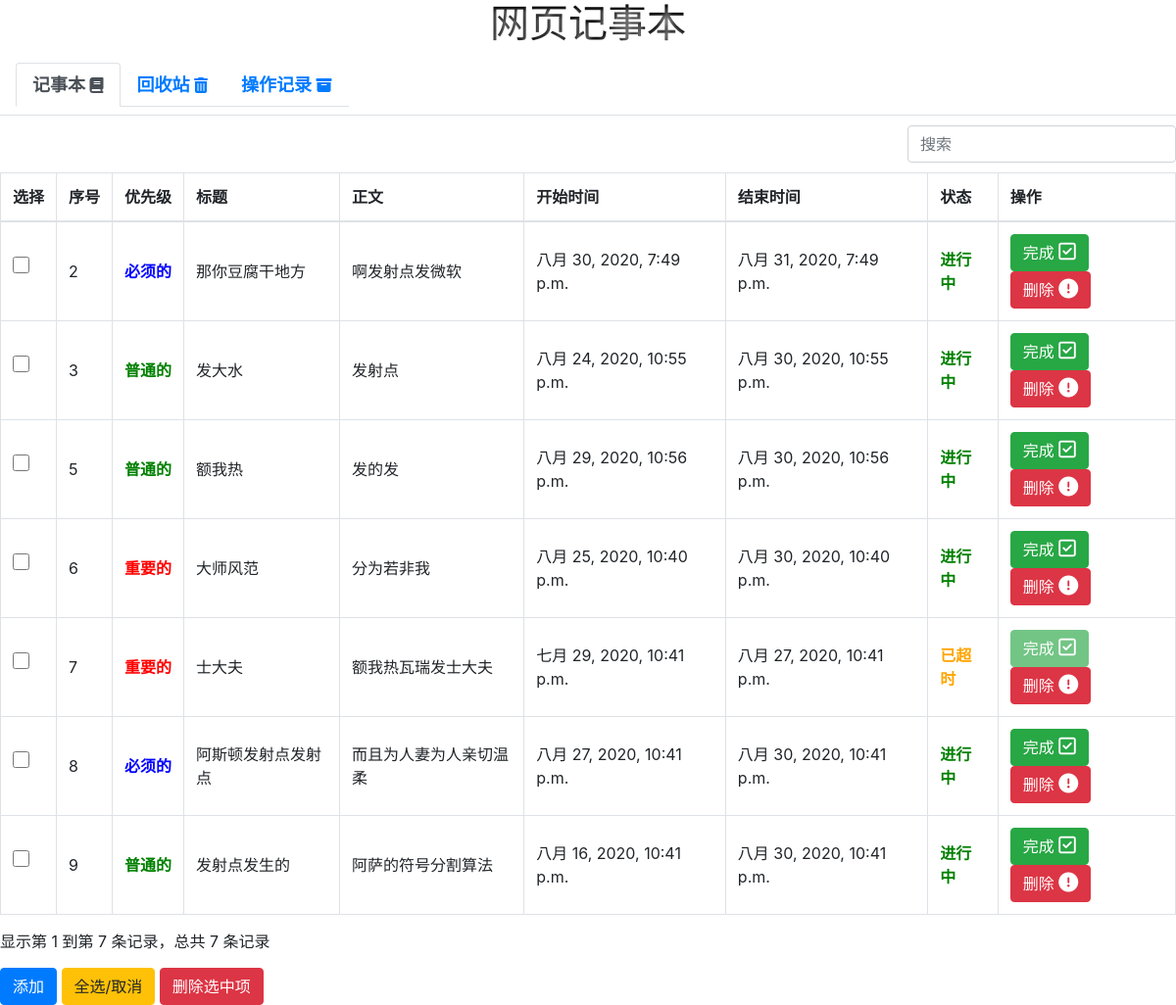
Page /app/ on the earlier database version.
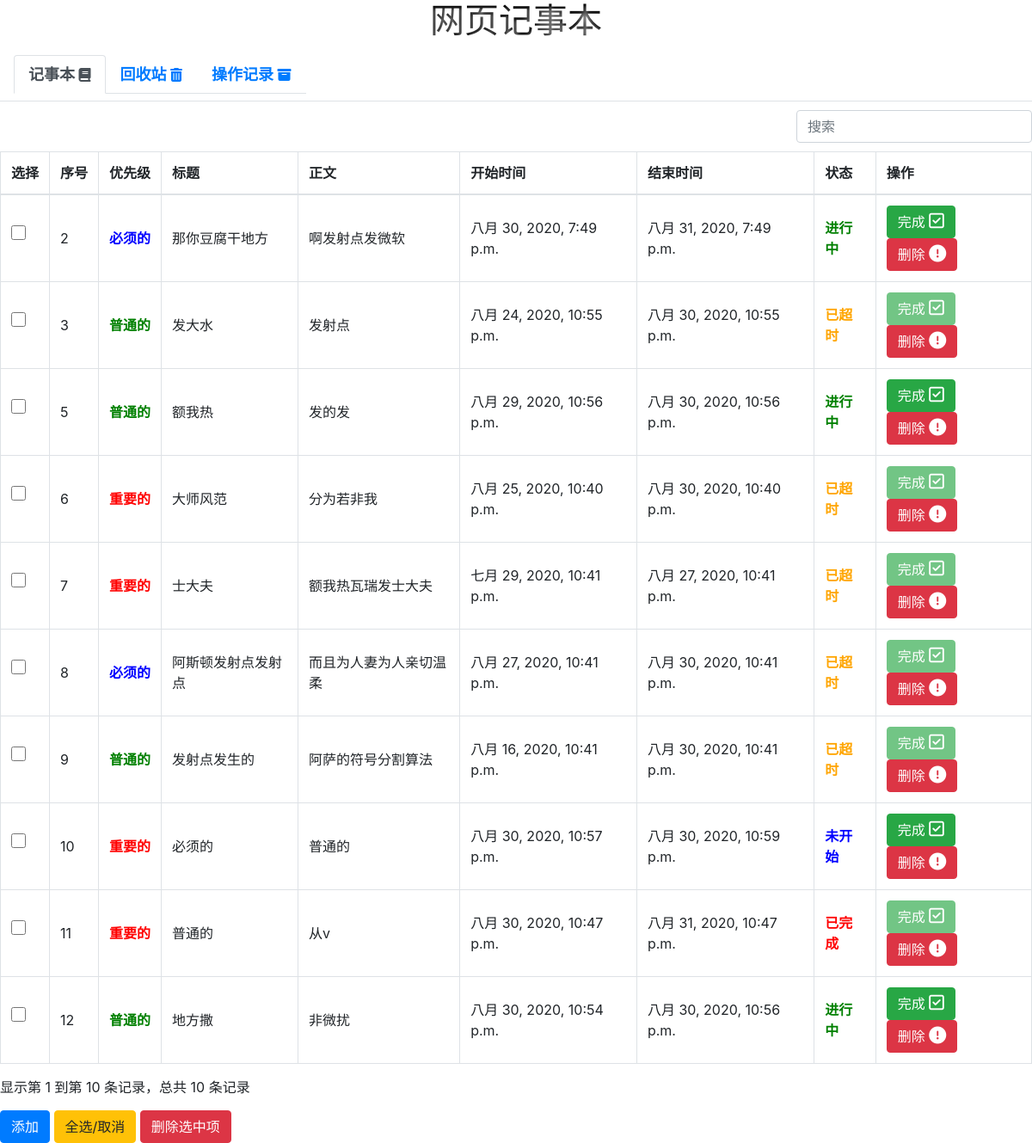
Same page on the later database version.
### app/models.py (models this page shows)
class Note(models.Model):
    choices = (
        ('U', 'Underway'),
        ('F', 'Finish'),
        ('D', 'Deleted'),
        ('O', 'Overtime'),
        ('P', 'Plan')
    )
    """
    记事的重要性
    """
    rank = (
        ('I','Important'),
        ('C','Common'),
        ('N','Necessary')
    )
    title = models.CharField(verbose_name='标题', max_length=5)
    text = models.TextField(verbose_name='内容', max_length=20)
    start_time = models.DateTimeField(verbose_name='开始时间')
    end_time = models.DateTimeField(verbose_name='结束时间')
    grade = models.CharField(verbose_name='等级',default='C',choices=rank,max_length=1)
    status = models.CharField(verbose_name='状态', default='U', choices=choices, max_length=1)

### app/views.py (the view)
# urls.py: path('', views.index_page),
def index_page(request):
    notes = [i for i in Note.objects.exclude(status='D')]
    for i in notes:
        if i.status != 'F':
            now_status = get_status(i.start_time, i.end_time)
            Note.objects.filter(id=i.id).update(status=now_status)
    recover_notes = [i for i in Note.objects.filter(status='D')]
    logs = [i for i in Log.objects.all()]
    return render(request, 'index.html', {'note': notes, 'recover_notes': recover_notes, 'log': logs})

### app/views.py (called while the page is built)
def get_status(s_time, e_time):
    current_time = datetime.datetime.now()
    if type(s_time) == str:
        s_time = change_time_format(s_time)
        e_time = change_time_format(e_time)
    if s_time < current_time < e_time:
        return 'U'
    elif current_time > e_time:
        return 'O'
    elif current_time < s_time:
        return 'P'

### app/templates/index.html (shortened to what this page needs)
<!DOCTYPE html>
<html lang="en">
<head>
    {% load static %}
    <link rel="stylesheet" href="{% static 'css/bootstrap/bootstrap.min.css' %}">
    <link rel="stylesheet" href="{% static 'css/sweetalert.css' %}">
    <link rel="stylesheet" href="{% static 'css/index.css' %}">
    <link rel="stylesheet" href="{% static 'css/bootstrap/bootstrap-table.min.css' %}">
    <link rel="stylesheet" href="https://cdn.staticfile.org/font-awesome/4.7.0/css/font-awesome.css">
</head>
<body>
<h1 class="nameTitle">网页记事本</h1>
<nav class="navbar nav-tabs" role="navigation">
    <ul class="nav nav-tabs">
        <li class="nav-item ">
            <a class="nav-link active" href="#mainTab" data-toggle="tab">
                <span class="navTitle">记事本</span>
                <i class="fa fa-book"></i>
            </a>
        </li>
        <li class="nav-item">
            <a class="nav-link" href="#recoverTab" data-toggle="tab">
                <span class="navTitle">回收站</span>
                <i class="fa fa-trash"></i>
            </a>
        </li>
        <li class="nav-item">
            <a class="nav-link" href="#logTab" data-toggle="tab">
                <span class="navTitle">操作记录</span>
                <i class="fa fa-archive"></i>
            </a>
        </li>
    </ul>
</nav>
<div class="tab-content">
    <div id="mainTab" class="tab-pane in active">
        <table id="mainList" class="table table-hover">
            <thead>
            <tr>
                <th>选择</th>
                <th>序号</th>
                <th>优先级</th>
                <th>标题</th>
                <th>正文</th>
                <th>开始时间</th>
                <th>结束时间</th>
                <th>状态</th>
                <th>操作</th>
            </tr>
            </thead>
            <tbody>
            {% for i in note %}
                <tr>
                    <td>
                        <label>
                            <input type="checkbox" name="delCheckbox" class="checkbox" id="checkbox-{{ i.id }}"/>
                        </label>
                    </td>
                    <td>{{ i.id }}</td>
                    {% if i.grade == 'I' %}
                        <td class="important">重要的</td>
                    {% elif i.grade == 'C' %}
                        <td class="common">普通的</td>
                    {% elif i.grade == 'N' %}
                        <td class="necessary">必须的</td>
                    {% endif %}
                    <td>{{ i.title }}</td>
                    <td>{{ i.text }}</td>
                    <td>{{ i.start_time }}</td>
                    <td>{{ i.end_time }}</td>
                    {% if i.status == 'U' %}
                        <td class="underway">进行中</td>
                    {% elif i.status == 'F' %}
                        <td class="finish">已完成</td>
                    {% elif i.status == 'O' %}
                        <td class="overtime">已超时</td>
                    {% elif i.status == 'P' %}
                        <td class="plan">未开始</td>
                    {% endif %}
                    <td>
                        {% if i.status == 'F' or i.status == 'O' %}
                            <button type="button" class="btn btn-success" disabled>完成
                                <i class="fa fa-check-square-o" style="font-size:20px"></i>
                            </button>
                        {% elif i.status == 'U' or i.status == 'P' %}
                            <button type="button" class="btn btn-success" onclick=finishNote("{{ i.id }}")>完成
                                <i class="fa fa-check-square-o" style="font-size:20px"></i>
                            </button>
                        {% endif %}
                        <button type="button" class="btn btn-danger" onclick=delNote("{{ i.id }}")>删除
                            <i class="fa fa-exclamation-circle" style="font-size:20px"></i>
                        </button>
                    </td>
                </tr>
            {% endfor %}
            </tbody>
        </table>
        <button type="button" class="btn btn-primary" onclick="$('#addModal').modal('show')">添加</button>
        <button type="button" class="btn btn-warning" onclick=checkAndCancel('delCheckbox')>全选/取消</button>
        <button type="button" class="btn btn-danger" onclick=delCheckedNotes()>删除选中项</button>
    </div>
</div>
</body>
</html>

### app/static/css/index.css (style rules this page uses)
.important { color: red; font-weight: bold; }
.common { color: green; font-weight: bold; }
.necessary { color: blue; font-weight: bold; }
.underway { color: green; font-weight: bold; }
.finish { color: red; font-weight: bold; }
.overtime { color: orange; font-weight: bold; }
.plan { color: blue; font-weight: bold; }
.nameTitle { text-align: center; color: transparent; background-color: black; text-shadow: rgba(255, 255, 255, 0.5) 0 5px 6px, rgba(255, 255, 255, 0.2) 1px 3px 3px; -webkit-background-clip: text; }
.checkbox { width:17px; height:17px; }

### app/templates/index.html (style rules this page uses)
.navTitle { font-weight: bold; font-size: large }

Differences in the rows shown:
changed Note "发大水": status "进行中" → "已超时"
changed Note "大师风范": status "进行中" → "已超时"
changed Note "阿斯顿发射点发射点": status "进行中" → "已超时"
changed Note "发射点发生的": status "进行中" → "已超时"
added Note: id "10", grade "重要的", title "必须的", text "普通的", start_time "八月 30, 2020, 10:57 p.m.", end_time "八月 30, 2020, 10:59 p.m.", status "未开始"
added Note: id "11", grade "重要的", title "普通的", text "从v", start_time "八月 30, 2020, 10:47 p.m.", end_time "八月 31, 2020, 10:47 p.m.", status "已完成"
added Note: id "12", grade "普通的", title "地方撒", text "非微扰", start_time "八月 30, 2020, 10:54 p.m.", end_time "八月 30, 2020, 10:56 p.m.", status "进行中"
Other differences:
text written by a page script: "显示第 1 到第 7 条记录，总共 7 条记录" → "显示第 1 到第 10 条记录，总共 10 条记录"
